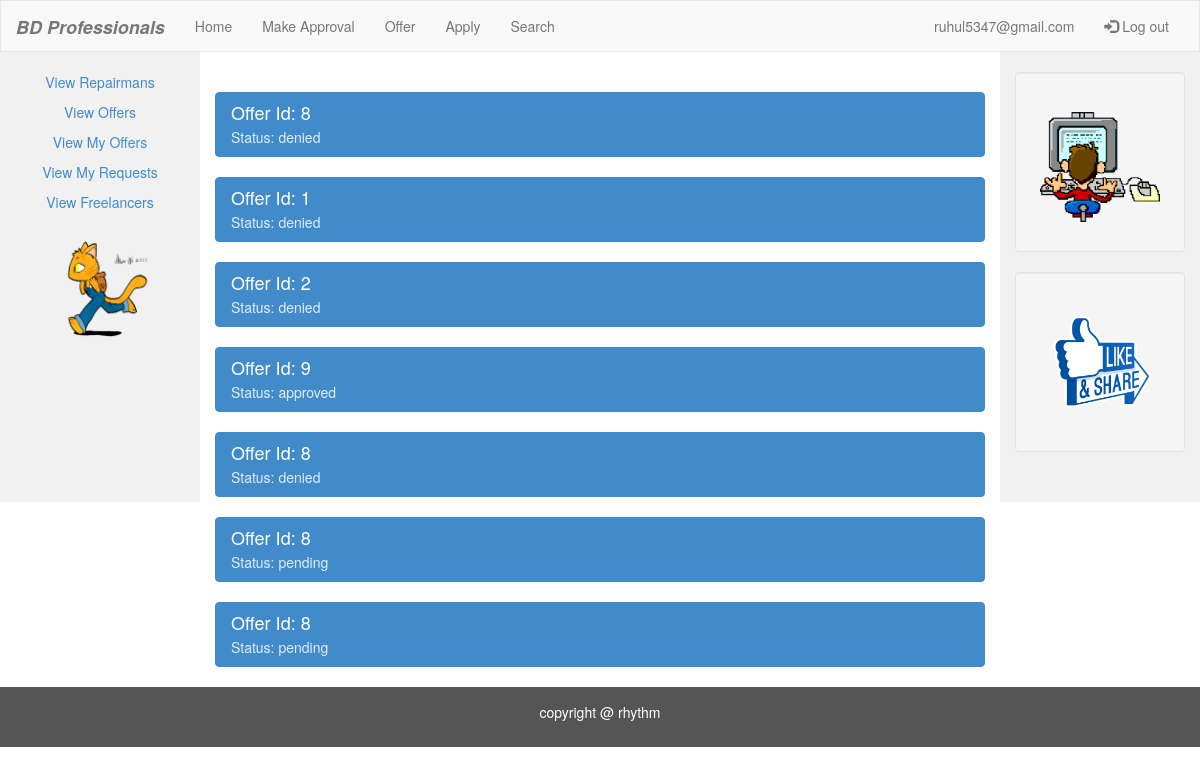
Page /req.php (signed in) on the committed database.
### tables this page shows
CREATE TABLE `apply` (
  `applyid` int(11) NOT NULL,
  `offerid` int(11) NOT NULL,
  `usermail` varchar(50) NOT NULL,
  `offermail` varchar(50) NOT NULL,
  `status` varchar(20) NOT NULL
);

### req.php (the view, shortened to what this page needs)
<!DOCTYPE html>
<html lang="en">
<head>
  <link rel="stylesheet" href="bootstrap-3.2.0-dist/css/bootstrap.css">
</head>
<body>
<nav class="navbar navbar-default">
  <div class="container-fluid">
    <div class="navbar-header">
      <a class="navbar-brand" href="fhome.php"><i><b>BD Professionals</b></i></a>
    </div>
    <div class="collapse navbar-collapse" id="myNavbar">
      <ul class="nav navbar-nav">
        <li><a href="fhome.php">Home</a></li>
        <li><a href="approval.php">Make Approval</a></li>
        <li><a href="offer.php">Offer</a></li>
        <li><a href="apply.php">Apply</a></li>
        <li><a href="search.php">Search</a></li>
      </ul>
      <ul class="nav navbar-nav navbar-right">
          <?php
          $email = $_SESSION['SESS_EMAIL'];
          ?>
        <li><a href="#"><?php echo $email ?></a></li>
        <li><a href="logout.php"><span class="glyphicon glyphicon-log-in"></span> Log out</a></li>
      </ul>
    </div>
  </div>
</nav>
<div class="container-fluid text-center">
  <div class="row content">
     <div class="col-sm-2 sidenav">
      <p><a href="view_repairman.php">View Repairmans</a></p>
      <p><a href="offer_view.php">View Offers</a></p>
      <p><a href="my_offer.php">View My Offers</a></p>
      <p><a href="req.php">View My Requests</a></p>
      <p><a href="view_freelancer.php">View Freelancers</a></p>
      <p><h1 class="panel-title">
          <center>
              <h1><a href="#"><img src="1.gif" height="110px"   width="120px"></a></h1></center>
          </h1>
      </p>
    </div>
    <div class="col-sm-8 text-left">
      <div class="table-responsive">
          <br><br>
        <?php
        include("database/db_conection.php");
        $view_apply_query="select * from apply where usermail = '$email'";
        $run=mysqli_query($dbcon,$view_apply_query);
        while($row=mysqli_fetch_array($run))
        {
            $offerid  = $row['offerid'];
            $status = $row['status'];
        ?>
        <div class="list-group">
              <a href="#" class="list-group-item active">
                <h4 class="list-group-item-heading">Offer Id: <?php echo $offerid; ?></h4>
                <p class="list-group-item-text">Status: <?php echo $status; ?></p>
              </a>
        </div>
       <?php }?>
        </div>
    </div>
    <div class="col-sm-2 sidenav">
      <div class="well">
        <p><h1 class="panel-title">
          <center>
              <h1><a href="#"><img src="2.gif" height="110px"   width="120px"></a></h1></center>
          </h1>
        </p>
      </div>
      <div class="well">
        <p><h1 class="panel-title">
          <center>
              <h1><a href="https://www.facebook.com/ruhul.kabir.3"><img src="f2.gif" height="110px"   width="120px"></a></h1></center>
          </h1>
        </p>
      </div>
    </div>
  </div>
</div>
<footer class="container-fluid text-center">
  <p>copyright @ rhythm</p>
</footer>
</body>
</html>

### req.php (style rules this page uses)
.navbar { margin-bottom: 0; border-radius: 0; }
.row.content { height: 450px }
.sidenav { padding-top: 20px; background-color: #f1f1f1; height: 100%; }
footer { background-color: #555; color: white; padding: 15px; }

### rows in the picture
apply: offerid "8", status "denied"
apply: offerid "1", status "denied"
apply: offerid "2", status "denied"
apply: offerid "9", status "approved"
apply: offerid "8", status "denied"
apply: offerid "8", status "pending"
apply: offerid "8", status "pending"

### other values in the picture
$email "ruhul5347@gmail.com"
